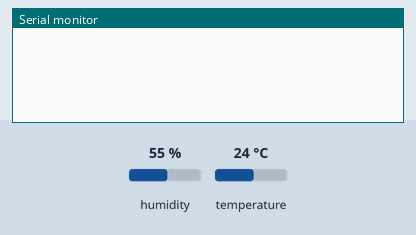
A sketch run on a simulated ESP8266 (NodeMCU). Parts: the last lines printed to the serial monitor. The test bench sets the inputs (shaded band); at power-on: humidity 55 %, temperature 24 °C. WiFi joins after 1.5 s; servers stay silent unless stated.

Above: at 3.0 s.
3.1 s: humidity set to 22 %
At 4.7 s:
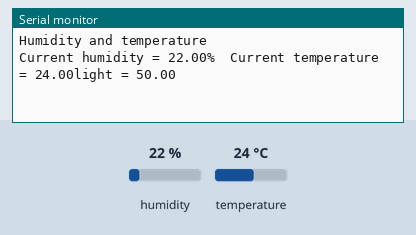
5.3 s: temperature set to 12 °C
At 6.6 s:
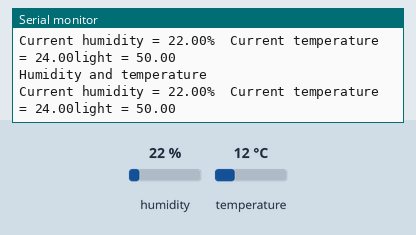
6.8 s: humidity set to 40 %
At 9.0 s:
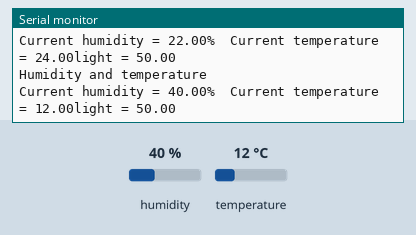

Measured:
- after the input at 3.1 s, the serial monitor: prints a new line after 0.73 s (image 1)
- after the input at 6.8 s, the serial monitor: prints a new line after 1.0 s (image 3)

The sketch:

dht11final.ino
```cpp
#define BLYNK_PRINT Serial
#include <ESP8266WiFi.h>
#include <BlynkSimpleEsp8266.h>
#include "DHT.h"
#include <SimpleTimer.h>
#define DHTTYPE DHT11
#define dht_dpin 2

DHT dht(dht_dpin, DHTTYPE);
SimpleTimer timer;
char auth[] = "NS_cYUCICGid0_Meyw76UR1O4S4fj4O3";
char ssid[] = "HNM";
char pass[] = "giadinhhnm";
float t;
float h;

void setup()
{
    Serial.begin(115200);
    Blynk.begin(auth, ssid, pass);
    dht.begin();
    timer.setInterval(2000, sendUptime);
}

void sendUptime()
{
  float h = dht.readHumidity();
  float t = dht.readTemperature();
  float l = 50;
  Serial.println("\n\nHumidity and temperature\n");
  Serial.print("Current humidity = ");
  Serial.print(h);
  Serial.print("%  ");
  Serial.print("Current temperature = ");
  Serial.print(t);
  Serial.print("light = ");
  Serial.print(l);

  Blynk.virtualWrite(V6, t);
  Blynk.virtualWrite(V5, h);

}

void loop()
{
  Blynk.run();
  timer.run();
}
```
